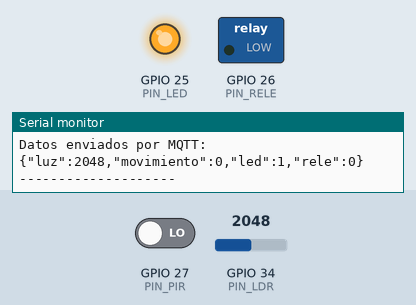
Recording of a sketch running on a simulated ESP32. Shown: switched loads named in the sketch (green lamp = pin HIGH), output pins drawn as LEDs (lit = HIGH), the last lines printed to the serial monitor. The inputs (shaded band) are chosen by the test bench; at power-on: GPIO 27 (PIN_PIR) LOW, GPIO 34 (PIN_LDR) = 2048. WiFi joins after 1.5 s; servers stay silent unless stated; no MQTT or app messages arrive unless stated.

Above: at 2.7 s.
2.8 s: GPIO 27 (PIN_PIR) driven HIGH
At 3.9 s:
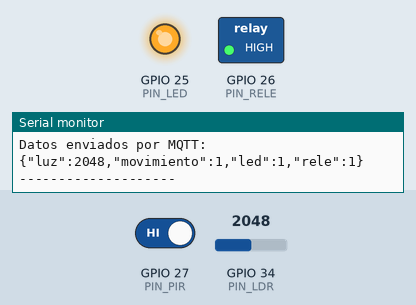
5.5 s: GPIO 34 (PIN_LDR) set to 1972
At 6.8 s:
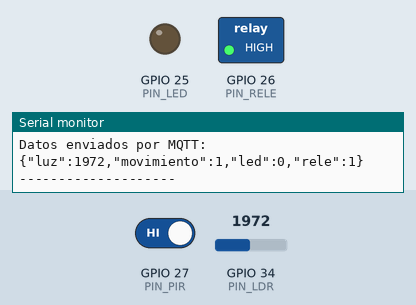
8.2 s: GPIO 34 (PIN_LDR) set to 2040
At 10.1 s:
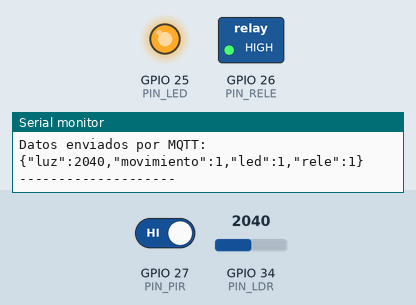
11.0 s: GPIO 34 (PIN_LDR) set to 1960
At 12.9 s:
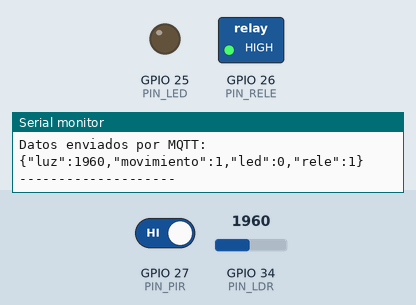
Timing chart, 0 to 14.4 s (numbered marks = the images above; inputs shaded):
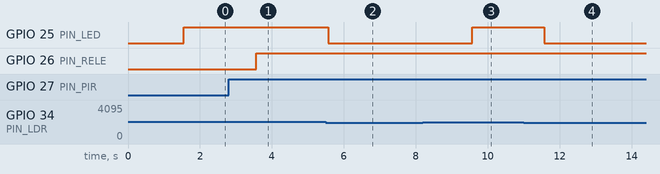

The sketch:

sketch.ino
```cpp
#include <WiFi.h>
#include <WiFiClientSecure.h>
#include <PubSubClient.h>

// =====================================================
// PROYECTO: Sistema de Iluminación y Confort Térmico
//          Adaptativo para Oficinas
// PLATAFORMA: ESP32 - Wokwi
// COMUNICACIÓN: MQTT mediante HiveMQ
// =====================================================

// -----------------------------------------------------
// 1. CONFIGURACIÓN WI-FI
// -----------------------------------------------------

const char* ssid = "Wokwi-GUEST";
const char* password = "";

// -----------------------------------------------------
// 2. CONFIGURACIÓN DEL BROKER MQTT
// -----------------------------------------------------

const char* mqtt_server = "broker.hivemq.com";
const int mqtt_port = 8883;
const char* mqtt_topic = "oficina/prueba";

// -----------------------------------------------------
// 3. DEFINICIÓN DE PINES Y UMBRAL
// -----------------------------------------------------

const int PIN_LDR = 34;
const int PIN_PIR = 27;
const int PIN_LED = 25;
const int PIN_RELE = 26;

const int UMBRAL_LUZ = 2000;

// -----------------------------------------------------
// 4. OBJETOS DE COMUNICACIÓN
// -----------------------------------------------------

WiFiClientSecure espClient;
PubSubClient mqttClient(espClient);

// -----------------------------------------------------
// 5. CONEXIÓN WI-FI
// -----------------------------------------------------

void conectarWiFi() {

  Serial.println("Conectando a Wi-Fi...");

  WiFi.begin(ssid, password);

  while (WiFi.status() != WL_CONNECTED) {
    delay(500);
    Serial.print(".");
  }

  Serial.println();
  Serial.println("Wi-Fi conectado");
  Serial.print("Direccion IP: ");
  Serial.println(WiFi.localIP());
}

// -----------------------------------------------------
// 6. CONEXIÓN MQTT
// -----------------------------------------------------

void conectarMQTT() {

  while (!mqttClient.connected()) {

    Serial.print("Conectando a HiveMQ...");

    if (mqttClient.connect("ESP32-Oficina-01")) {

      Serial.println(" conectado");

    } else {

      Serial.print(" fallo. Estado: ");
      Serial.println(mqttClient.state());

      delay(3000);
    }
  }
}

// -----------------------------------------------------
// 7. CONFIGURACIÓN INICIAL
// -----------------------------------------------------

void setup() {

  Serial.begin(115200);

  // Configurar entradas y salidas
  pinMode(PIN_PIR, INPUT);
  pinMode(PIN_LED, OUTPUT);
  pinMode(PIN_RELE, OUTPUT);

  // Mantener actuadores apagados al iniciar
  digitalWrite(PIN_RELE, LOW);
  digitalWrite(PIN_LED, LOW);

  // Conectar a Wi-Fi
  conectarWiFi();

  // Configuración TLS para la demostración.
  // No valida el certificado del servidor.
  espClient.setInsecure();

  // Configurar broker MQTT
  mqttClient.setServer(mqtt_server, mqtt_port);

  Serial.println("Sistema IoT iniciado");
}

// -----------------------------------------------------
// 8. BUCLE PRINCIPAL
// -----------------------------------------------------

void loop() {

  // Comprobar conexión MQTT
  if (!mqttClient.connected()) {
    conectarMQTT();
  }

  // Mantener comunicación MQTT
  mqttClient.loop();

  // ---------------------------------------------------
  // 8.1 LECTURA DE SENSORES
  // ---------------------------------------------------

  int lecturaLuz = analogRead(PIN_LDR);
  int movimiento = digitalRead(PIN_PIR);

  // ---------------------------------------------------
  // 8.2 CONTROL AUTOMÁTICO DE ILUMINACIÓN
  // ---------------------------------------------------

  if (lecturaLuz > UMBRAL_LUZ) {
    digitalWrite(PIN_LED, HIGH);
  } else {
    digitalWrite(PIN_LED, LOW);
  }

  // ---------------------------------------------------
  // 8.3 CONTROL DE CLIMATIZACIÓN MEDIANTE RELÉ
  // ---------------------------------------------------

  if (movimiento == HIGH) {
    digitalWrite(PIN_RELE, HIGH);
  } else {
    digitalWrite(PIN_RELE, LOW);
  }

  // ---------------------------------------------------
  // 8.4 LECTURA DE ESTADOS DE ACTUADORES
  // ---------------------------------------------------

  int estadoLED = digitalRead(PIN_LED);
  int estadoRele = digitalRead(PIN_RELE);

  // ---------------------------------------------------
  // 8.5 GENERACIÓN DEL MENSAJE JSON
  // ---------------------------------------------------

  char mensaje[150];

  snprintf(
    mensaje,
    sizeof(mensaje),
    "{\"luz\":%d,\"movimiento\":%d,\"led\":%d,\"rele\":%d}",
    lecturaLuz,
    movimiento,
    estadoLED,
    estadoRele
  );

  // ---------------------------------------------------
  // 8.6 PUBLICACIÓN DE DATOS MEDIANTE MQTT
  // ---------------------------------------------------

  mqttClient.publish(mqtt_topic, mensaje);

  // Mostrar telemetría en el monitor serial
  Serial.println("Datos enviados por MQTT:");
  Serial.println(mensaje);
  Serial.println("--------------------");

  // Intervalo de publicación: 2 segundos
  delay(2000);
}
```

Measured:
- the behaviour switches between 2001 and 2000 on GPIO 34 (PIN_LDR) (found by bisection; images 1 and 2)
- after the input at 2.8 s, GPIO 26 (PIN_RELE): LOW → HIGH after 0.76 s
- after the input at 5.5 s, GPIO 25 (PIN_LED): HIGH → LOW after 0.06 s
- after the input at 8.2 s, GPIO 25 (PIN_LED): LOW → HIGH after 1.4 s
- after the input at 11.0 s, GPIO 25 (PIN_LED): HIGH → LOW after 0.57 s
